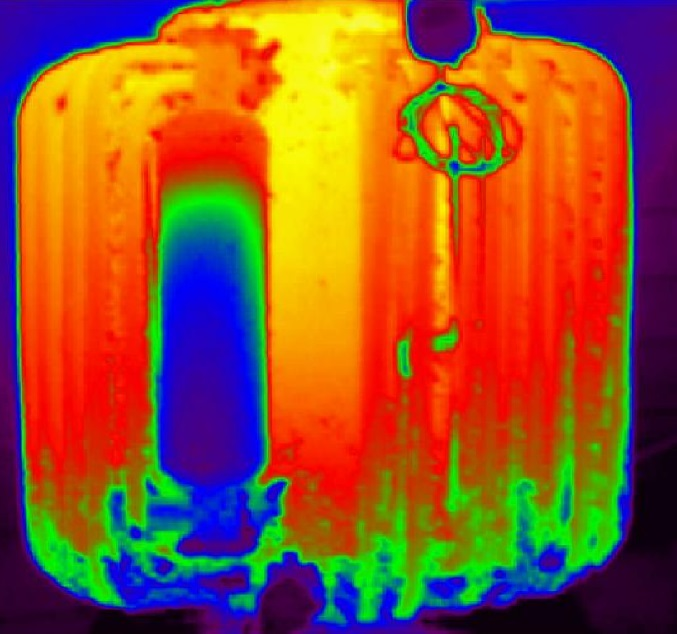
#> input picture Pictures/etalon1.jpg, 677 x 634 px
$ python Diploma.py
#> lines starting #> are read from the running program, lines starting #| are printed output that depends on the picture; after the words box and inside, x2 and y2 are one past the last pixel; in counts of white or black regions, pixels touching at a corner belong together; long printed decimals are rounded
from PIL import Image
import matplotlib.pyplot as plt
import matplotlib.ticker as ticker
import numpy as np
from scipy.interpolate import interp1d
import cv2


class Temperature:

    def __init__(self,
                 temperature,
                 minRange,
                 maxRange):
        self.temperature = temperature
        self.minRange = minRange
        self.maxRange = maxRange


def control_table():
    control_list = []
    control_list.append(Temperature(40, (70, 0, 80), (85, 5, 120)))
    control_list.append(Temperature(42, (40, 0, 120), (85, 5, 185)))
    control_list.append(Temperature(44, (0, 0, 185), (40, 5, 240)))
    control_list.append(Temperature(46, (0, 0, 200), (8, 50, 220)))
    control_list.append(Temperature(48, (0, 20, 125), (8, 132, 235)))
    control_list.append(Temperature(50, (0, 105, 80), (5, 165, 130)))
    control_list.append(Temperature(52, (0, 200, 0), (36, 240, 35)))
    control_list.append(Temperature(54, (36, 120, 0), (120, 225, 5)))
    control_list.append(Temperature(56, (120, 60, 0), (180, 120, 5)))
    control_list.append(Temperature(58, (180, 0, 0), (255, 70, 5)))
    control_list.append(Temperature(60, (230, 0, 0), (255, 20, 5)))
    control_list.append(Temperature(62, (235, 40, 0), (250, 100, 5)))
    control_list.append(Temperature(64, (235, 100, 0), (252, 160, 5)))
    control_list.append(Temperature(66, (235, 160, 0), (250, 220, 5)))
    control_list.append(Temperature(68, (235, 210, 0), (250, 235, 50)))
    control_list.append(Temperature(70, (240, 240, 50), (255, 255, 240)))
    return control_list


def sort_pixels(image):
    control_list = control_table()

    pixels_dictionary = {}
    for i in control_list:
        pixels_dictionary[i.temperature] = 0

    for pixel in image.getdata():
        for i in control_list:
            if i.minRange[0] < pixel[0] < i.maxRange[0] and i.minRange[1] < pixel[1] < i.maxRange[1] and i.minRange[2] < pixel[2] < i.maxRange[2]:
                pixels_dictionary[i.temperature] += 1

    return pixels_dictionary


def draft_graphic(list_1, list_2=[]):

    x = np.linspace(40, 70, num=16, endpoint=True)
    y_first = []
    xnew = np.linspace(40, 70, num=150, endpoint=True)

    for i in list_1:
        y_first.append(list_1[i])

    f = interp1d(x, y_first, kind='cubic')
    ax = plt.subplot()
    if list_2:
        y_second = []
        for i in list_2:
            y_second.append(list_2[i])
        f2 = interp1d(x, y_second, kind='cubic')
        ax.plot(xnew, f(xnew), '-', xnew, f2(xnew), '--')
    else:
        ax.plot(xnew, f(xnew), '-')

    ax.xaxis.set_major_locator(ticker.MultipleLocator(2))
    ax.xaxis.set_minor_locator(ticker.MultipleLocator(1))
    ax.grid(which='major', color='k')
    ax.minorticks_on()
    ax.grid(which='minor', color='gray', linestyle=':')
    plt.legend(['First picture', 'Second picture'], loc='best')
    plt.show()


def count_coef(list_1, list_2):
    coef = []
    countCoef = 0
    sumCoef = 0
    for i in list_1:
        coef.append(list_2[i]/list_1[i])
        countCoef += 1
        sumCoef += list_2[i]/list_1[i]

    print(sumCoef/countCoef + 0.1)
    return sumCoef/countCoef + 0.1


def other_method(some_image):
    image = cv2.imread(some_image)

    flags = [i for i in dir(cv2) if i.startswith('COLOR_')]
    light_orange = (1, 190, 200)
    dark_orange = (18, 255, 255)

    hsv_image = cv2.cvtColor(image, cv2.COLOR_RGB2HSV)
    mask = cv2.inRange(hsv_image, light_orange, dark_orange)
    result = cv2.bitwise_and(image, image, mask=mask)

    plt.subplot(1, 2, 1)
    plt.imshow(mask, cmap="gray")
    plt.subplot(1, 2, 2)
    plt.imshow(result)
    plt.show()


def main():
    image = './Pictures/etalon1.jpg'
    image1 = './Pictures/example.jpg'
    im = Image.open(image)
#> im is the input picture: PIL image 677x634 RGB; mean R, G, B 148.8, 83.7, 44.9
    im1 = Image.open(image1)
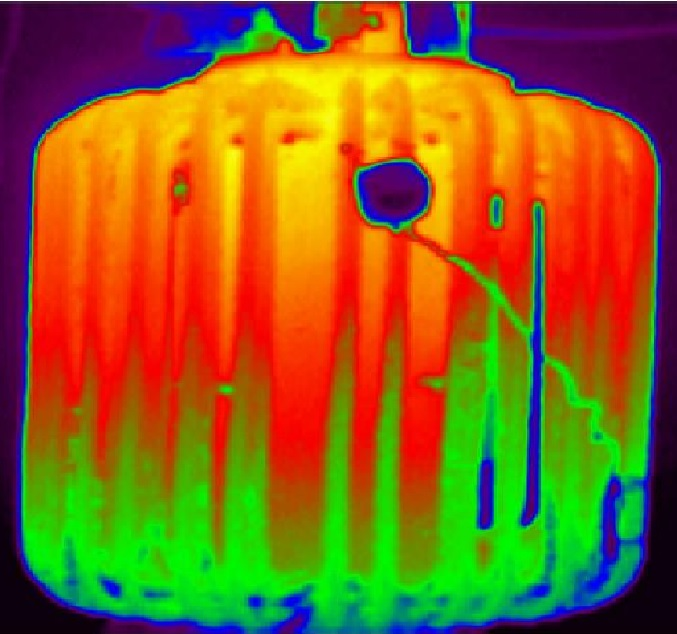
#> input picture Pictures/example.jpg, 677 x 634 px
#> im1 is the input picture: PIL image 677x634 RGB; mean R, G, B 138.3, 97.7, 29.4

    list = sort_pixels(im)
#> the loop in sort_pixels, `for pixel in image.getdata():` made 429218 passes
#> pixel on passes 1 to 3: (52, 5, 145), (51, 4, 144), (51, 4, 144)
#> after the loop in sort_pixels, `for pixel in image.getdata():`: pixels_dictionary = 16 items
#> list = 16 items
    list1 = sort_pixels(im1)
#> the loop in sort_pixels (call 2), `for pixel in image.getdata():` made 429218 passes
#> pixel on passes 1 to 3: (255, 246, 255), (255, 246, 255), (255, 246, 255)
#> list1 = 16 items

    print(list)
#| {40: 2365, 42: 11135, 44: 10682, 46: 2439, 48: 9718, 50: 2380, 52: 8628, 54: 8131, 56: 10347, 58: 46020, 60: 11975, 62: 16390, 64: 18155, 66: 10226, 68: 4696, 70: 352}
    print(list1)
#| {40: 4048, 42: 5361, 44: 1624, 46: 504, 48: 4121, 50: 2678, 52: 18788, 54: 22996, 56: 13732, 58: 44321, 60: 12106, 62: 13481, 64: 14784, 66: 10612, 68: 1738, 70: 0}
    count_coef(list, list1)
#> the loop in count_coef, `for i in list_1:` made 16 passes
#> (i, sumCoef) on passes 1 to 12: (40, 1.71), (42, 2.19), (44, 2.35), (46, 2.55), (48, 2.98), (50, 4.1), (52, 6.28), (54, 9.11), (56, 10.43), (58, 11.4), (60, 12.41), (62, 13.23)
#> after the loop in count_coef, `for i in list_1:`: coef = [1.71, 0.481, 0.152, 0.207, 0.424, 1.13, 2.18, 2.83, 1.33, 0.963, 1.01, 0.823, 0.814, 1.04, 0.37, 0]; countCoef = 16; sumCoef = 15.45
#| 1.066
    #draft_graphic(list)
    other_method(image)
#> in other_method, `hsv_image = cv2.cvtColor(image, cv2.COLOR_RGB2HSV)`: hsv_image: shape (634, 677, 3); mean H, S, V 106.8, 250.6, 195.6
#> in other_method, `mask = cv2.inRange(hsv_image, light_orange, dark_orange)`:
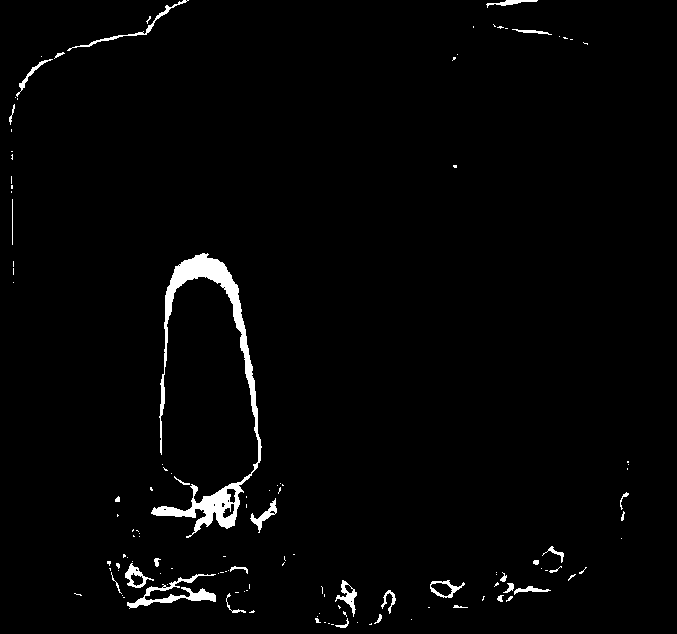
#> mask: shape (634, 677); 2% white; 126 white regions (94 under 20 px), largest, box (x1, y1, x2, y2) and area: (151, 253, 262, 538) 4751, (127, 574, 216, 609) 821, (67, 0, 189, 51) 339
#> in other_method, `result = cv2.bitwise_and(image, image, mask=mask)`:
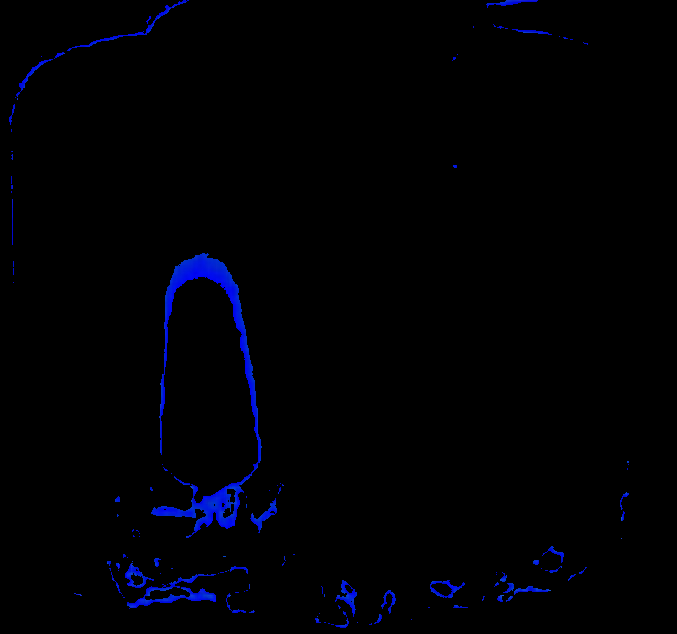
#> result: shape (634, 677, 3); mean B, G, R 4.4, 0.5, 0
#> in other_method, `plt.show()`:
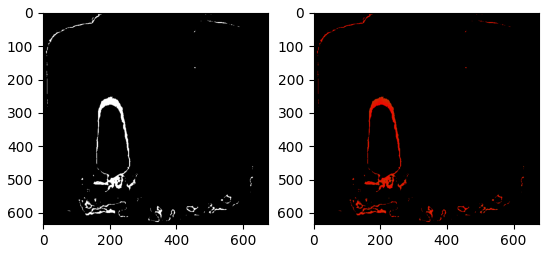
#> figure drawn by matplotlib, 2 panels; B, G, R data is drawn as R, G, B


if __name__ == "__main__":
    main()
